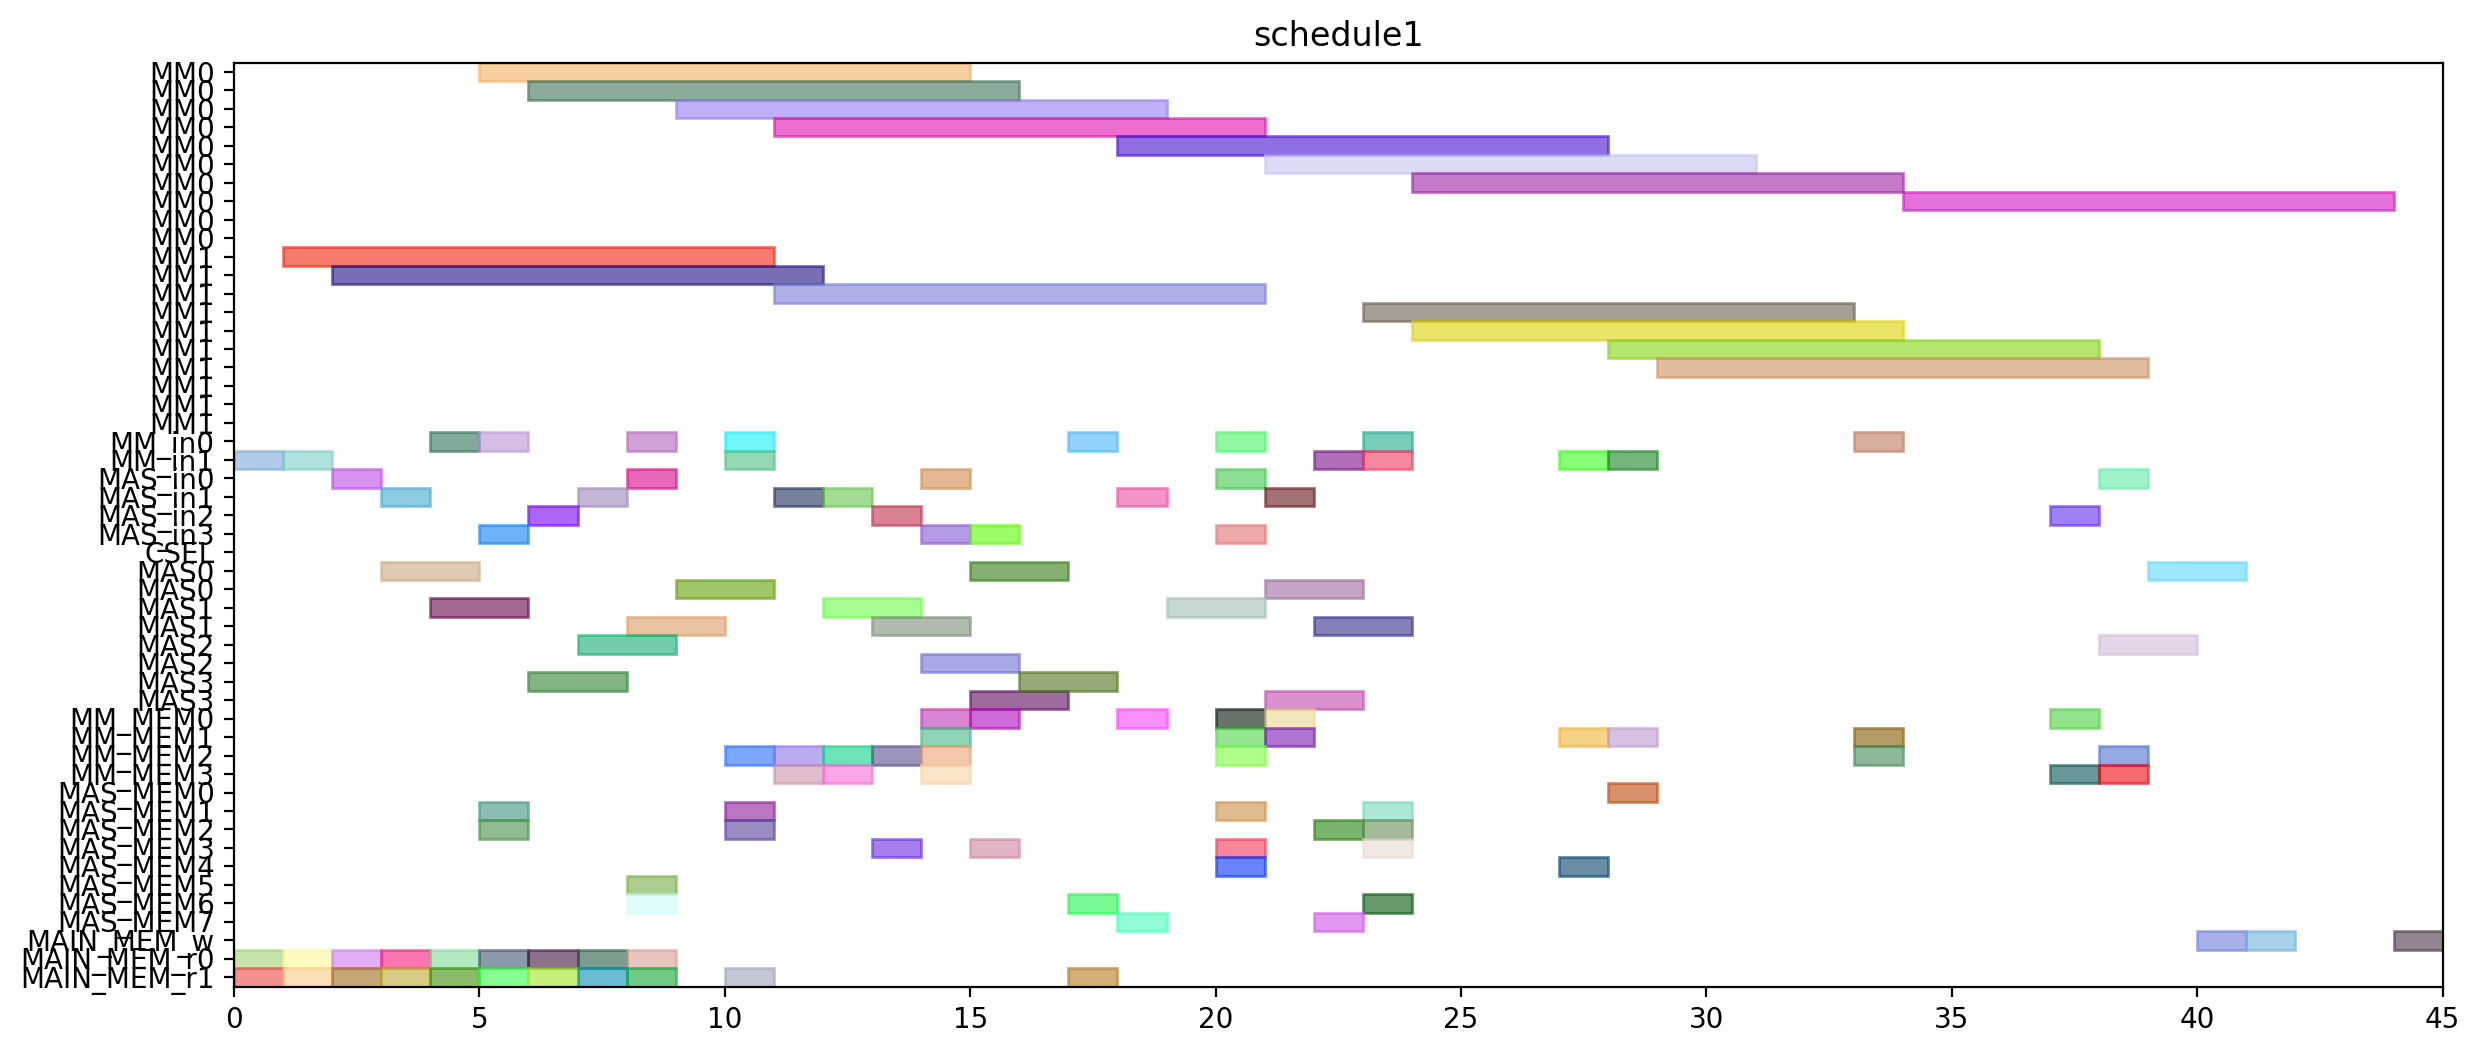

Reproduce this figure in Python.
from pyschedule import Scenario, solvers, plotters, alt


def solve():
	horizon = 154
	S = Scenario("schedule1", horizon=horizon)

	# resource
	MM = S.Resources('MM', num=2, size=10)
	MM_in = S.Resources('MM_in', num=2)
	MAS_in = S.Resources('MAS_in', num=4)
	CSEL = S.Resource('CSEL')
	MAS = S.Resources('MAS', num=4, size=2, periods=range(1, horizon))
	MM_MEM = S.Resources('MM_MEM', num=4)
	MAS_MEM = S.Resources('MAS_MEM', num=8)
	MAIN_MEM_w = S.Resource('MAIN_MEM_w', size=1)
	MAIN_MEM_r = S.Resources('MAIN_MEM_r', num=2)

	# result of previous scheduling
	t2_in = S.Task('t2_in', length=1, delay_cost=1)
	S += t2_in >= 0
	t2_in += MM_in[1]

	t2_mem0 = S.Task('t2_mem0', length=1, delay_cost=1)
	S += t2_mem0 >= 0
	t2_mem0 += MAIN_MEM_r[0]

	t2_mem1 = S.Task('t2_mem1', length=1, delay_cost=1)
	S += t2_mem1 >= 0
	t2_mem1 += MAIN_MEM_r[1]

	t0_in = S.Task('t0_in', length=1, delay_cost=1)
	S += t0_in >= 1
	t0_in += MM_in[1]

	t0_mem0 = S.Task('t0_mem0', length=1, delay_cost=1)
	S += t0_mem0 >= 1
	t0_mem0 += MAIN_MEM_r[0]

	t0_mem1 = S.Task('t0_mem1', length=1, delay_cost=1)
	S += t0_mem1 >= 1
	t0_mem1 += MAIN_MEM_r[1]

	t2 = S.Task('t2', length=10, delay_cost=1)
	S += t2 >= 1
	t2 += MM[1]

	t0 = S.Task('t0', length=10, delay_cost=1)
	S += t0 >= 2
	t0 += MM[1]

	t14_in = S.Task('t14_in', length=1, delay_cost=1)
	S += t14_in >= 2
	t14_in += MAS_in[0]

	t14_mem0 = S.Task('t14_mem0', length=1, delay_cost=1)
	S += t14_mem0 >= 2
	t14_mem0 += MAIN_MEM_r[0]

	t14_mem1 = S.Task('t14_mem1', length=1, delay_cost=1)
	S += t14_mem1 >= 2
	t14_mem1 += MAIN_MEM_r[1]

	t13_in = S.Task('t13_in', length=1, delay_cost=1)
	S += t13_in >= 3
	t13_in += MAS_in[1]

	t13_mem0 = S.Task('t13_mem0', length=1, delay_cost=1)
	S += t13_mem0 >= 3
	t13_mem0 += MAIN_MEM_r[0]

	t13_mem1 = S.Task('t13_mem1', length=1, delay_cost=1)
	S += t13_mem1 >= 3
	t13_mem1 += MAIN_MEM_r[1]

	t14 = S.Task('t14', length=2, delay_cost=1)
	S += t14 >= 3
	t14 += MAS[0]

	t13 = S.Task('t13', length=2, delay_cost=1)
	S += t13 >= 4
	t13 += MAS[1]

	t1_in = S.Task('t1_in', length=1, delay_cost=1)
	S += t1_in >= 4
	t1_in += MM_in[0]

	t1_mem0 = S.Task('t1_mem0', length=1, delay_cost=1)
	S += t1_mem0 >= 4
	t1_mem0 += MAIN_MEM_r[0]

	t1_mem1 = S.Task('t1_mem1', length=1, delay_cost=1)
	S += t1_mem1 >= 4
	t1_mem1 += MAIN_MEM_r[1]

	t1 = S.Task('t1', length=10, delay_cost=1)
	S += t1 >= 5
	t1 += MM[0]

	t15_in = S.Task('t15_in', length=1, delay_cost=1)
	S += t15_in >= 5
	t15_in += MM_in[0]

	t15_mem0 = S.Task('t15_mem0', length=1, delay_cost=1)
	S += t15_mem0 >= 5
	t15_mem0 += MAS_MEM[2]

	t15_mem1 = S.Task('t15_mem1', length=1, delay_cost=1)
	S += t15_mem1 >= 5
	t15_mem1 += MAS_MEM[1]

	t3_in = S.Task('t3_in', length=1, delay_cost=1)
	S += t3_in >= 5
	t3_in += MAS_in[3]

	t3_mem0 = S.Task('t3_mem0', length=1, delay_cost=1)
	S += t3_mem0 >= 5
	t3_mem0 += MAIN_MEM_r[0]

	t3_mem1 = S.Task('t3_mem1', length=1, delay_cost=1)
	S += t3_mem1 >= 5
	t3_mem1 += MAIN_MEM_r[1]

	t15 = S.Task('t15', length=10, delay_cost=1)
	S += t15 >= 6
	t15 += MM[0]

	t3 = S.Task('t3', length=2, delay_cost=1)
	S += t3 >= 6
	t3 += MAS[3]

	t4_in = S.Task('t4_in', length=1, delay_cost=1)
	S += t4_in >= 6
	t4_in += MAS_in[2]

	t4_mem0 = S.Task('t4_mem0', length=1, delay_cost=1)
	S += t4_mem0 >= 6
	t4_mem0 += MAIN_MEM_r[0]

	t4_mem1 = S.Task('t4_mem1', length=1, delay_cost=1)
	S += t4_mem1 >= 6
	t4_mem1 += MAIN_MEM_r[1]

	t4 = S.Task('t4', length=2, delay_cost=1)
	S += t4 >= 7
	t4 += MAS[2]

	t8_in = S.Task('t8_in', length=1, delay_cost=1)
	S += t8_in >= 7
	t8_in += MAS_in[1]

	t8_mem0 = S.Task('t8_mem0', length=1, delay_cost=1)
	S += t8_mem0 >= 7
	t8_mem0 += MAIN_MEM_r[0]

	t8_mem1 = S.Task('t8_mem1', length=1, delay_cost=1)
	S += t8_mem1 >= 7
	t8_mem1 += MAIN_MEM_r[1]

	t5_in = S.Task('t5_in', length=1, delay_cost=1)
	S += t5_in >= 8
	t5_in += MM_in[0]

	t5_mem0 = S.Task('t5_mem0', length=1, delay_cost=1)
	S += t5_mem0 >= 8
	t5_mem0 += MAS_MEM[6]

	t5_mem1 = S.Task('t5_mem1', length=1, delay_cost=1)
	S += t5_mem1 >= 8
	t5_mem1 += MAS_MEM[5]

	t8 = S.Task('t8', length=2, delay_cost=1)
	S += t8 >= 8
	t8 += MAS[1]

	t9_in = S.Task('t9_in', length=1, delay_cost=1)
	S += t9_in >= 8
	t9_in += MAS_in[0]

	t9_mem0 = S.Task('t9_mem0', length=1, delay_cost=1)
	S += t9_mem0 >= 8
	t9_mem0 += MAIN_MEM_r[0]

	t9_mem1 = S.Task('t9_mem1', length=1, delay_cost=1)
	S += t9_mem1 >= 8
	t9_mem1 += MAIN_MEM_r[1]

	t5 = S.Task('t5', length=10, delay_cost=1)
	S += t5 >= 9
	t5 += MM[0]

	t9 = S.Task('t9', length=2, delay_cost=1)
	S += t9 >= 9
	t9 += MAS[0]

	t10_in = S.Task('t10_in', length=1, delay_cost=1)
	S += t10_in >= 10
	t10_in += MM_in[1]

	t10_mem0 = S.Task('t10_mem0', length=1, delay_cost=1)
	S += t10_mem0 >= 10
	t10_mem0 += MAS_MEM[2]

	t10_mem1 = S.Task('t10_mem1', length=1, delay_cost=1)
	S += t10_mem1 >= 10
	t10_mem1 += MAS_MEM[1]

	t20_in = S.Task('t20_in', length=1, delay_cost=1)
	S += t20_in >= 10
	t20_in += MM_in[0]

	t20_mem0 = S.Task('t20_mem0', length=1, delay_cost=1)
	S += t20_mem0 >= 10
	t20_mem0 += MM_MEM[2]

	t20_mem1 = S.Task('t20_mem1', length=1, delay_cost=1)
	S += t20_mem1 >= 10
	t20_mem1 += MAIN_MEM_r[1]

	t10 = S.Task('t10', length=10, delay_cost=1)
	S += t10 >= 11
	t10 += MM[1]

	t18_in = S.Task('t18_in', length=1, delay_cost=1)
	S += t18_in >= 11
	t18_in += MAS_in[1]

	t18_mem0 = S.Task('t18_mem0', length=1, delay_cost=1)
	S += t18_mem0 >= 11
	t18_mem0 += MM_MEM[2]

	t18_mem1 = S.Task('t18_mem1', length=1, delay_cost=1)
	S += t18_mem1 >= 11
	t18_mem1 += MM_MEM[3]

	t20 = S.Task('t20', length=10, delay_cost=1)
	S += t20 >= 11
	t20 += MM[0]

	t16_in = S.Task('t16_in', length=1, delay_cost=1)
	S += t16_in >= 12
	t16_in += MAS_in[1]

	t16_mem0 = S.Task('t16_mem0', length=1, delay_cost=1)
	S += t16_mem0 >= 12
	t16_mem0 += MM_MEM[2]

	t16_mem1 = S.Task('t16_mem1', length=1, delay_cost=1)
	S += t16_mem1 >= 12
	t16_mem1 += MM_MEM[3]

	t18 = S.Task('t18', length=2, delay_cost=1)
	S += t18 >= 12
	t18 += MAS[1]

	t16 = S.Task('t16', length=2, delay_cost=1)
	S += t16 >= 13
	t16 += MAS[1]

	t19_in = S.Task('t19_in', length=1, delay_cost=1)
	S += t19_in >= 13
	t19_in += MAS_in[2]

	t19_mem0 = S.Task('t19_mem0', length=1, delay_cost=1)
	S += t19_mem0 >= 13
	t19_mem0 += MM_MEM[2]

	t19_mem1 = S.Task('t19_mem1', length=1, delay_cost=1)
	S += t19_mem1 >= 13
	t19_mem1 += MAS_MEM[3]

	t11_in = S.Task('t11_in', length=1, delay_cost=1)
	S += t11_in >= 14
	t11_in += MAS_in[0]

	t11_mem0 = S.Task('t11_mem0', length=1, delay_cost=1)
	S += t11_mem0 >= 14
	t11_mem0 += MM_MEM[0]

	t11_mem1 = S.Task('t11_mem1', length=1, delay_cost=1)
	S += t11_mem1 >= 14
	t11_mem1 += MM_MEM[3]

	t19 = S.Task('t19', length=2, delay_cost=1)
	S += t19 >= 14
	t19 += MAS[2]

	t6_in = S.Task('t6_in', length=1, delay_cost=1)
	S += t6_in >= 14
	t6_in += MAS_in[3]

	t6_mem0 = S.Task('t6_mem0', length=1, delay_cost=1)
	S += t6_mem0 >= 14
	t6_mem0 += MM_MEM[2]

	t6_mem1 = S.Task('t6_mem1', length=1, delay_cost=1)
	S += t6_mem1 >= 14
	t6_mem1 += MM_MEM[1]

	t11 = S.Task('t11', length=2, delay_cost=1)
	S += t11 >= 15
	t11 += MAS[0]

	t17_in = S.Task('t17_in', length=1, delay_cost=1)
	S += t17_in >= 15
	t17_in += MAS_in[3]

	t17_mem0 = S.Task('t17_mem0', length=1, delay_cost=1)
	S += t17_mem0 >= 15
	t17_mem0 += MM_MEM[0]

	t17_mem1 = S.Task('t17_mem1', length=1, delay_cost=1)
	S += t17_mem1 >= 15
	t17_mem1 += MAS_MEM[3]

	t6 = S.Task('t6', length=2, delay_cost=1)
	S += t6 >= 15
	t6 += MAS[3]

	t17 = S.Task('t17', length=2, delay_cost=1)
	S += t17 >= 16
	t17 += MAS[3]

	t23_in = S.Task('t23_in', length=1, delay_cost=1)
	S += t23_in >= 17
	t23_in += MM_in[0]

	t23_mem0 = S.Task('t23_mem0', length=1, delay_cost=1)
	S += t23_mem0 >= 17
	t23_mem0 += MAS_MEM[6]

	t23_mem1 = S.Task('t23_mem1', length=1, delay_cost=1)
	S += t23_mem1 >= 17
	t23_mem1 += MAIN_MEM_r[1]

	t23 = S.Task('t23', length=10, delay_cost=1)
	S += t23 >= 18
	t23 += MM[0]

	t7_in = S.Task('t7_in', length=1, delay_cost=1)
	S += t7_in >= 18
	t7_in += MAS_in[1]

	t7_mem0 = S.Task('t7_mem0', length=1, delay_cost=1)
	S += t7_mem0 >= 18
	t7_mem0 += MM_MEM[0]

	t7_mem1 = S.Task('t7_mem1', length=1, delay_cost=1)
	S += t7_mem1 >= 18
	t7_mem1 += MAS_MEM[7]

	t7 = S.Task('t7', length=2, delay_cost=1)
	S += t7 >= 19
	t7 += MAS[1]

	t12_in = S.Task('t12_in', length=1, delay_cost=1)
	S += t12_in >= 20
	t12_in += MAS_in[0]

	t12_mem0 = S.Task('t12_mem0', length=1, delay_cost=1)
	S += t12_mem0 >= 20
	t12_mem0 += MM_MEM[2]

	t12_mem1 = S.Task('t12_mem1', length=1, delay_cost=1)
	S += t12_mem1 >= 20
	t12_mem1 += MAS_MEM[1]

	t22_in = S.Task('t22_in', length=1, delay_cost=1)
	S += t22_in >= 20
	t22_in += MAS_in[3]

	t22_mem0 = S.Task('t22_mem0', length=1, delay_cost=1)
	S += t22_mem0 >= 20
	t22_mem0 += MM_MEM[0]

	t22_mem1 = S.Task('t22_mem1', length=1, delay_cost=1)
	S += t22_mem1 >= 20
	t22_mem1 += MM_MEM[1]

	t28_in = S.Task('t28_in', length=1, delay_cost=1)
	S += t28_in >= 20
	t28_in += MM_in[0]

	t28_mem0 = S.Task('t28_mem0', length=1, delay_cost=1)
	S += t28_mem0 >= 20
	t28_mem0 += MAS_MEM[4]

	t28_mem1 = S.Task('t28_mem1', length=1, delay_cost=1)
	S += t28_mem1 >= 20
	t28_mem1 += MAS_MEM[3]

	t12 = S.Task('t12', length=2, delay_cost=1)
	S += t12 >= 21
	t12 += MAS[0]

	t21_in = S.Task('t21_in', length=1, delay_cost=1)
	S += t21_in >= 21
	t21_in += MAS_in[1]

	t21_mem0 = S.Task('t21_mem0', length=1, delay_cost=1)
	S += t21_mem0 >= 21
	t21_mem0 += MM_MEM[0]

	t21_mem1 = S.Task('t21_mem1', length=1, delay_cost=1)
	S += t21_mem1 >= 21
	t21_mem1 += MM_MEM[1]

	t22 = S.Task('t22', length=2, delay_cost=1)
	S += t22 >= 21
	t22 += MAS[3]

	t28 = S.Task('t28', length=10, delay_cost=1)
	S += t28 >= 21
	t28 += MM[0]

	t21 = S.Task('t21', length=2, delay_cost=1)
	S += t21 >= 22
	t21 += MAS[1]

	t25_in = S.Task('t25_in', length=1, delay_cost=1)
	S += t25_in >= 22
	t25_in += MM_in[1]

	t25_mem0 = S.Task('t25_mem0', length=1, delay_cost=1)
	S += t25_mem0 >= 22
	t25_mem0 += MAS_MEM[2]

	t25_mem1 = S.Task('t25_mem1', length=1, delay_cost=1)
	S += t25_mem1 >= 22
	t25_mem1 += MAS_MEM[7]

	t25 = S.Task('t25', length=10, delay_cost=1)
	S += t25 >= 23
	t25 += MM[1]

	t27_in = S.Task('t27_in', length=1, delay_cost=1)
	S += t27_in >= 23
	t27_in += MM_in[0]

	t27_mem0 = S.Task('t27_mem0', length=1, delay_cost=1)
	S += t27_mem0 >= 23
	t27_mem0 += MAS_MEM[6]

	t27_mem1 = S.Task('t27_mem1', length=1, delay_cost=1)
	S += t27_mem1 >= 23
	t27_mem1 += MAS_MEM[3]

	t29_in = S.Task('t29_in', length=1, delay_cost=1)
	S += t29_in >= 23
	t29_in += MM_in[1]

	t29_mem0 = S.Task('t29_mem0', length=1, delay_cost=1)
	S += t29_mem0 >= 23
	t29_mem0 += MAS_MEM[2]

	t29_mem1 = S.Task('t29_mem1', length=1, delay_cost=1)
	S += t29_mem1 >= 23
	t29_mem1 += MAS_MEM[1]

	t27 = S.Task('t27', length=10, delay_cost=1)
	S += t27 >= 24
	t27 += MM[0]

	t29 = S.Task('t29', length=10, delay_cost=1)
	S += t29 >= 24
	t29 += MM[1]


	# new tasks
	t24 = S.Task('t24', length=10, delay_cost=1)
	t24 += alt(MM)
	t24_in = S.Task('t24_in', length=1, delay_cost=1)
	t24_in += alt(MM_in)
	S += t24_in*MM_in[0]<=t24*MM[0]
	S += t24_in*MM_in[1]<=t24*MM[1]
	t24_mem0 = S.Task('t24_mem0', length=1, delay_cost=1)
	t24_mem0 += MAS_MEM[0]
	S += 22 < t24_mem0
	S += t24_mem0 <= t24

	t24_mem1 = S.Task('t24_mem1', length=1, delay_cost=1)
	t24_mem1 += MM_MEM[1]
	S += 27 < t24_mem1
	S += t24_mem1 <= t24

	t26 = S.Task('t26', length=10, delay_cost=1)
	t26 += alt(MM)
	t26_in = S.Task('t26_in', length=1, delay_cost=1)
	t26_in += alt(MM_in)
	S += t26_in*MM_in[0]<=t26*MM[0]
	S += t26_in*MM_in[1]<=t26*MM[1]
	t26_mem0 = S.Task('t26_mem0', length=1, delay_cost=1)
	t26_mem0 += MAS_MEM[4]
	S += 15 < t26_mem0
	S += t26_mem0 <= t26

	t26_mem1 = S.Task('t26_mem1', length=1, delay_cost=1)
	t26_mem1 += MM_MEM[1]
	S += 27 < t26_mem1
	S += t26_mem1 <= t26

	PZ_new = S.Task('PZ_new', length=10, delay_cost=1)
	PZ_new += alt(MM)
	PZ_new_in = S.Task('PZ_new_in', length=1, delay_cost=1)
	PZ_new_in += alt(MM_in)
	S += PZ_new_in*MM_in[0]<=PZ_new*MM[0]
	S += PZ_new_in*MM_in[1]<=PZ_new*MM[1]
	S += 0<PZ_new

	PZ_new_w = S.Task('PZ_new_w', length=1, delay_cost=1)
	PZ_new_w += alt(MAIN_MEM_w)
	S += PZ_new <= PZ_new_w

	PZ_new_mem0 = S.Task('PZ_new_mem0', length=1, delay_cost=1)
	PZ_new_mem0 += MM_MEM[2]
	S += 33 < PZ_new_mem0
	S += PZ_new_mem0 <= PZ_new

	PZ_new_mem1 = S.Task('PZ_new_mem1', length=1, delay_cost=1)
	PZ_new_mem1 += MM_MEM[1]
	S += 30 < PZ_new_mem1
	S += PZ_new_mem1 <= PZ_new

	PX_new = S.Task('PX_new', length=2, delay_cost=1)
	PX_new += alt(MAS)
	PX_new_in = S.Task('PX_new_in', length=1, delay_cost=1)
	PX_new_in += alt(MAS_in)
	S += PX_new_in*MAS_in[0]<=PX_new*MAS[0]

	S += PX_new_in*MAS_in[1]<=PX_new*MAS[1]

	S += PX_new_in*MAS_in[2]<=PX_new*MAS[2]

	S += PX_new_in*MAS_in[3]<=PX_new*MAS[3]

	S += 0<PX_new

	PX_new_w = S.Task('PX_new_w', length=1, delay_cost=1)
	PX_new_w += alt(MAIN_MEM_w)
	S += PX_new <= PX_new_w

	PX_new_mem0 = S.Task('PX_new_mem0', length=1, delay_cost=1)
	PX_new_mem0 += MM_MEM[2]
	S += 32 < PX_new_mem0
	S += PX_new_mem0 <= PX_new

	PX_new_mem1 = S.Task('PX_new_mem1', length=1, delay_cost=1)
	PX_new_mem1 += alt(MM_MEM)
	S += (t24*MM[0])-1 < PX_new_mem1*MM_MEM[1]
	S += (t24*MM[1])-1 < PX_new_mem1*MM_MEM[3]
	S += PX_new_mem1 <= PX_new

	PY_new = S.Task('PY_new', length=2, delay_cost=1)
	PY_new += alt(MAS)
	PY_new_in = S.Task('PY_new_in', length=1, delay_cost=1)
	PY_new_in += alt(MAS_in)
	S += PY_new_in*MAS_in[0]<=PY_new*MAS[0]

	S += PY_new_in*MAS_in[1]<=PY_new*MAS[1]

	S += PY_new_in*MAS_in[2]<=PY_new*MAS[2]

	S += PY_new_in*MAS_in[3]<=PY_new*MAS[3]

	S += 0<PY_new

	PY_new_w = S.Task('PY_new_w', length=1, delay_cost=1)
	PY_new_w += alt(MAIN_MEM_w)
	S += PY_new <= PY_new_w

	PY_new_mem0 = S.Task('PY_new_mem0', length=1, delay_cost=1)
	PY_new_mem0 += MM_MEM[0]
	S += 33 < PY_new_mem0
	S += PY_new_mem0 <= PY_new

	PY_new_mem1 = S.Task('PY_new_mem1', length=1, delay_cost=1)
	PY_new_mem1 += alt(MM_MEM)
	S += (t26*MM[0])-1 < PY_new_mem1*MM_MEM[1]
	S += (t26*MM[1])-1 < PY_new_mem1*MM_MEM[3]
	S += PY_new_mem1 <= PY_new

	solvers.mip.solve(S,msg=1,kind='CPLEX',ratio_gap=1.01)

	solution = [['hoge']*len(S.solution()[1]) for i in range(len(S.solution()))]
	for i in range(len(S.solution())):
		for j in range(len(S.solution()[i])):
			solution[i][j]=str(S.solution()[i][j])
	print(solution)

	cycles = int(solution[-1][3])

	pic_file_name = "/mnt/rose/usr1/fukuda/ABE/multiRAM_multiMAS_16mux/scheduling_result/stage10MM2_stage2MAS4/EP_ADD_A_0/schedule1.png"
	if(S.solution() != []):
		plotters.matplotlib.plot(S,img_filename=pic_file_name, show_task_labels=False, fig_size=(cycles*0.25+3, 6))

	return solution
